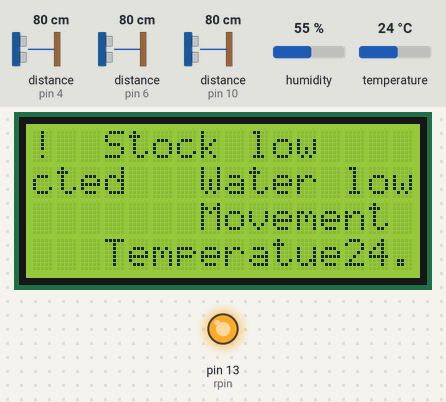
Recording of a sketch running on a simulated Arduino Uno, built with avr-gcc and run on an emulated ATmega328P. On the bench: 16×4 character LCD, output pins drawn as LEDs (lit = HIGH). Wiring (inferred from the names in the program): 3 × ultrasonic range finder: trigger pin 3, echo pin 4 / trigger pin 5, echo pin 6 / trigger pin 9, echo pin 10. Inputs (shaded band) come from the test bench; at power-on: temperature 24 °C, distance to the obstacle (sensors on pin 6, pin 10, pin 4) 80 cm, humidity 55 %. The echo pulse lasts 58.3 µs per cm; pins used as bus, display or sensor lines are not drawn; what the sketch prints to the serial monitor is not drawn.

Above: at 1.2 s.
1.3 s: temperature set to 41 °C
At 14.8 s:
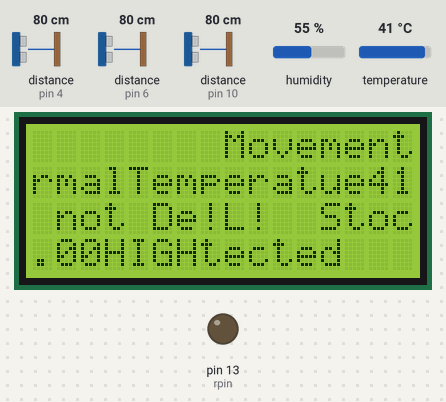
15.3 s: distance to the obstacle (sensor on pin 6) set to 23 cm
29.3 s: distance to the obstacle (sensor on pin 6) set to 18 cm
At 42.8 s:
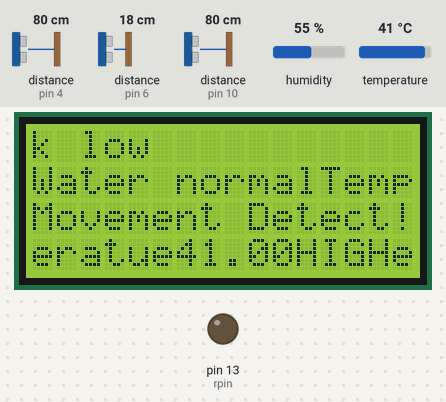
43.3 s: distance to the obstacle (sensor on pin 10) set to 2 cm
At 56.8 s:
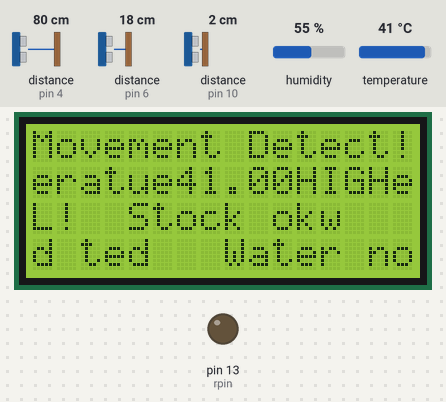
57.3 s: temperature set to 12 °C
At 70.6 s:
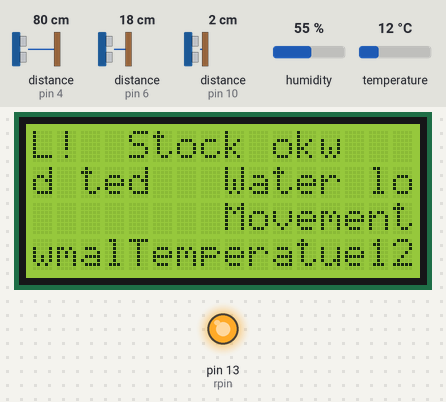
71.3 s: distance to the obstacle (sensor on pin 4) set to 4 cm
85.2 s: distance to the obstacle (sensor on pin 4) set to 2 cm
At 98.7 s:
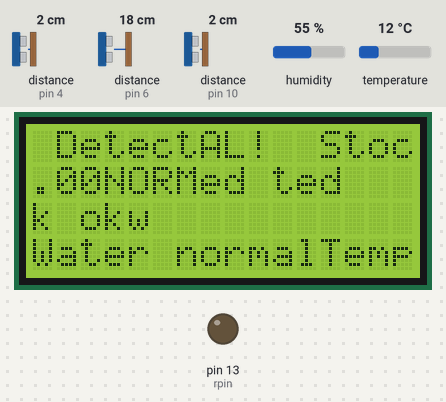
Timing chart, 0 to 100.2 s (numbered marks = the images above; inputs shaded):
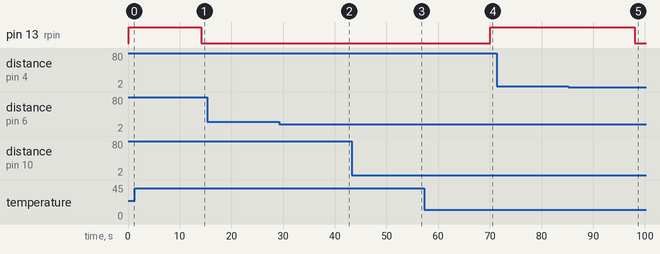

The sketch:

livestock_montitoring.ino
```cpp
#include "DHT.h"
#include <Wire.h>
#include <Wire.h>
#include <LiquidCrystal_I2C.h>

#define Dpin 2

LiquidCrystal_I2C lcd(0x27, 16, 4);

int scrollSpeed = 800;

const int wtpin = 3;
const int wepin = 4;
const int otpin = 5;
const int oepin = 6;
const int stpin = 9;
const int sepin = 10;
const int rpin = 13;

long duration;
int dis_cm;
int waterdistance,outsidedistance,stockdistance;
DHT dht(Dpin, DHT11);

void setup() {
  // put your setup code here, to run once:
  lcd.init();                      // initialize the lcd
  lcd.backlight();
  pinMode(wtpin,OUTPUT);
  pinMode(wepin,INPUT);
  pinMode(otpin,OUTPUT);
  pinMode(oepin,INPUT);
  pinMode(stpin,OUTPUT);
  pinMode(sepin,INPUT);
  pinMode(rpin,OUTPUT);
  Serial.begin(9600);
  dht.begin();

}

void loop() {
  // put your main code here, to run repeatedly:

  float humi  = dht.readHumidity();
  float tempC = dht.readTemperature();
  float tempF = dht.readTemperature(true);

  waterdistance   = ultrasonic(wtpin,wepin);
  outsidedistance = ultrasonic(otpin,oepin);
  stockdistance   = ultrasonic(stpin,sepin);

  if(stockdistance > 10 || stockdistance == 1184)
  {
    Serial.println("Stock low ");
    lcd.setCursor(5,0);
    lcd.print("Stock low");
  }
  else
  {
    Serial.println("Stock ok");
    lcd.setCursor(5,0);
    lcd.print("Stock ok");
  }
  Serial.print("Stock Distance (cm): ");
  Serial.println(stockdistance);


  if(waterdistance > 1 && tempC<35)
  {
    Serial.println("Water low ");
    lcd.setCursor(9,1);
    lcd.print("Water low");
    digitalWrite(rpin,HIGH);
  }
  else
  {
    Serial.println("Water normal");
    lcd.setCursor(9,1);
    lcd.print("Water normal");
    digitalWrite(rpin,LOW);
  }
  Serial.print("Water Distance (cm): ");
  Serial.println(waterdistance);


  if(outsidedistance <20  || outsidedistance == 1184)
  {
    Serial.println(" Movement Detected ");
    lcd.setCursor(5,2);
    lcd.print("Movement Detected ");
  }
  else
  {
    Serial.println("Movement not Detected ");
    lcd.setCursor(5,2);
    lcd.print("Movement not Detected ");
  }
  Serial.print("Outside Distance (cm): ");
  Serial.println(outsidedistance);


   if (isnan(humi) || isnan(tempC) || isnan(tempF))
   {
    Serial.println("Failed to read from DHT11 sensor!");
   }
   else
   {
      lcd.setCursor(1,3);
      Serial.print("Humidity: ");
      Serial.print(humi);
      Serial.print("%");
      Serial.print("  |  ");
      lcd.print("Temperatue");
      Serial.print("Temperature: ");
      lcd.print(tempC);
      Serial.print(tempC);
      Serial.print("°C ~ ");
      Serial.print(tempF);
      Serial.println("°F");
      if(tempC > 35)
      {
        Serial.println("Temp is high");
        lcd.print("HIGH!");
      }
      else
      {
        Serial.println("Temp is normal");
        lcd.print("NORMAL!");
      }
    }


    for (int i = 0; i < 16; i++) {
    lcd.scrollDisplayLeft();
    delay(scrollSpeed);
  }
   delay(1000);
}


int ultrasonic(int tpin , int epin)
{
  digitalWrite(tpin, LOW);
   delayMicroseconds(2);
   digitalWrite(tpin, HIGH);
   delayMicroseconds(10);
   digitalWrite(tpin, LOW);
   duration = pulseIn(epin,HIGH);
   dis_cm = (duration * 0.034) / 2;
   return dis_cm;
}
```

Measured:
- the behaviour switches between 21 and 20 cm on distance to the obstacle (sensor on pin 6) (found by bisection; images 1 and 2)
- the behaviour switches between 3 and 2 cm on distance to the obstacle (sensor on pin 4) (found by bisection; images 4 and 5)
- after the input at 1.3 s, pin 13 (rpin): HIGH → LOW after 12.8 s; the display: first differs from a run without the input after 12.8 s (image 1 shows a later state)
- after the input at 29.3 s, the display: first differs from a run without the input after 12.8 s (image 2 shows a later state)
- after the input at 43.3 s, the display: first differs from a run without the input after 12.8 s (image 3 shows a later state)
- after the input at 57.3 s, pin 13 (rpin): LOW → HIGH after 12.8 s; the display: first differs from a run without the input after 12.8 s (image 4 shows a later state)
- after the input at 85.2 s, pin 13 (rpin): HIGH → LOW after 12.8 s; the display: first differs from a run without the input after 12.8 s (image 5 shows a later state)
